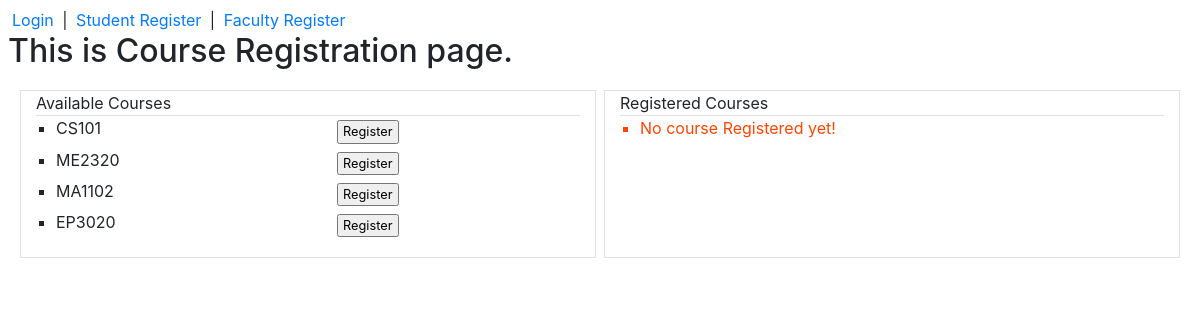
/course_register, run on an earlier commit of the app's database.
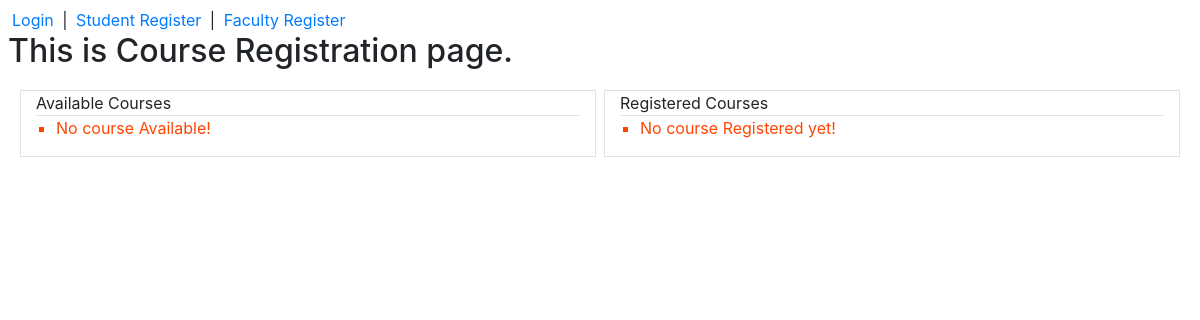
And on a later commit of the database.
### app/models.py (models this page shows, shortened)
class Course(models.Model):
    user = models.ManyToManyField(User)
    title = models.CharField(max_length=64)
    course_code = models.CharField(max_length=8)
    grade = models.PositiveIntegerField()
    credit = models.PositiveIntegerField()
    elective_type_choices = {
    }
    elective_type = models.CharField(max_length=64, choices=elective_type_choices)

### app/views.py (the view)
# urls.py: path('course_register', views.course_register, name='course_register'),
def course_register(req):
    user = req.user
    allcourses = Course.objects.all()
    registered_courses = []
    available_courses = allcourses
    for course in allcourses:
        if user in course.user.all():
            registered_courses.append(course)
    if req.method == 'POST':
        coursetitle = req.POST['coursetitle']
        course = Course.objects.get(title = coursetitle)
        if course in registered_courses:
            return render(req, 'app/register_course.html', {
                'error': 'This course is already registered',
                'available_courses': available_courses,
                'registered_courses': registered_courses
            })
        course.user.add(user)
        course.save()
        return HttpResponseRedirect(reverse('course_register'))
    else:
        return render(req, 'app/register_course.html', {
            'available_courses': available_courses,
            'registered_courses': registered_courses
        })

### app/templates/app/register_course.html (shortened to what this page needs)
{% extends 'app/layout.html' %}
{% block body %}
    <h2>This is Course Registration page.</h2>
    <div class="row m-2">
        <div class="col m-1 border">
            <div class="border-bottom">
                Available Courses
            </div>
            <ul style="list-style-type:square">
                {% for course in available_courses %}
                <div>
                    <li>
                        <div class="row">
                            <div class="col">
                                {{ course.title }}
                            </div>
                            <div class="col">
                                <small>
                                    <form action="{% url 'course_register' %}" method="post">
                                        <input class="py-0 px-1 m-1" type="submit" value="Register">
                                    </form>
                                </small>
                            </div>
                        </div>
                    </li>
                </div>
                {% empty %}
                <li style="color: orangered;">No course Available!</li>
                {% endfor %}
            </ul>
        </div>
        <div class="col m-1 border">
            <div class="border-bottom">
                Registered Courses
            </div>
            <ul style="list-style-type:square">
                {% for course in registered_courses %}
                <div>
                    <li>
                        <div class="row">
                            <div class="col">
                                {{ course.title }}
                            </div>
                            <div class="col">
                                <small>
                                    <form action="{% url 'course_unregister' %}" method="post">
                                        {% csrf_token %}
                                        <input type="hidden" name="coursetitle" value="{{ course.title }}">
                                        <input class="py-0 px-1 m-1" type="submit" value="Unregister">
                                    </form>
                                </small>
                            </div>
                        </div>
                    </li>
                </div>
                {% empty %}
                <li style="color: orangered;">No course Registered yet!</li>
                {% endfor %}
            </ul>
        </div>
    </div>
{% endblock %}

What changed in the data, as far as the page shows it:
removed Course: title "CS101"
removed Course: title "ME2320"
removed Course: title "MA1102"
removed Course: title "EP3020"
Also different on the page:
text now shown: "No course Available!"
